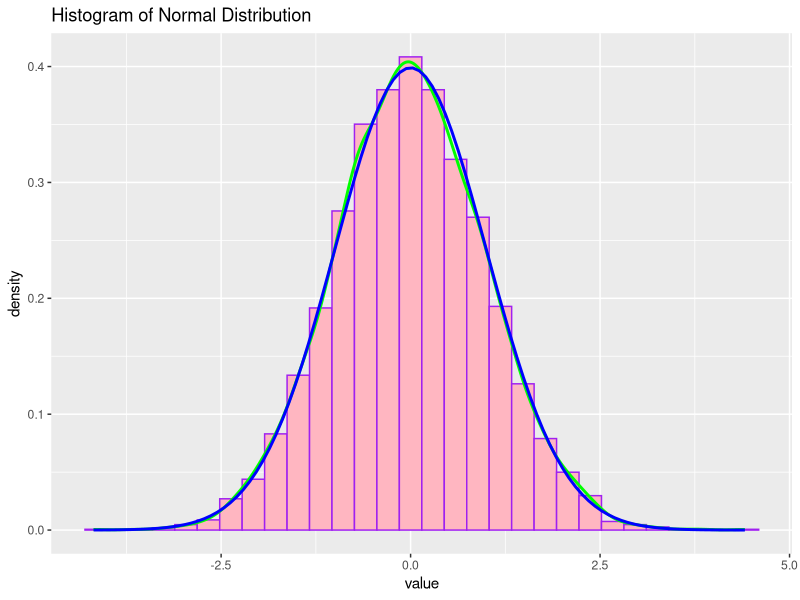

Source code (R): (Note: this script raises an error after producing the figure.)
#Name: Jennifer Park
#Operating system: RStudio

library('ggplot2')
library('fitdistrplus')
library('reshape2')

#Question 2
#Dataset of 5000 random numbers
#Normal distribution
library(ggplot2)

#generating random numbers using normal distribution
dataset<-rnorm(5000)
#sample mean
mymean<-mean(dataset)
#sample standard deviation
mysd<-sd(dataset)

#print mean and standard deviation
mymeansd<-data.frame(mymean, mysd)
print(mymeansd)
#histogram with density line using ggplot
ggplotdata<-data.frame(value=dataset)
myplot1<-ggplot(ggplotdata, aes(value))+
  geom_histogram(aes(y=after_stat(density)), color="purple", fill="lightpink")+
  geom_density(color="green",lwd=1)+geom_function(fun=dnorm, color="blue", lwd=1)+
  labs(title="Histogram of Normal Distribution")

#print myplot1
print(myplot1)

#print mean and sd to an external file
sink(file='/Users/jenniferpark/Desktop/BIOL672/Assignments/Unit_1/desc.txt')
print(mymeansd)
sink()
#HOW TO REMOVE THE 1 BEFORE MEAN AND SD?????

#save Rplots.pdf as histo.pdf
ggsave(myplot1, file="histo.pdf")
